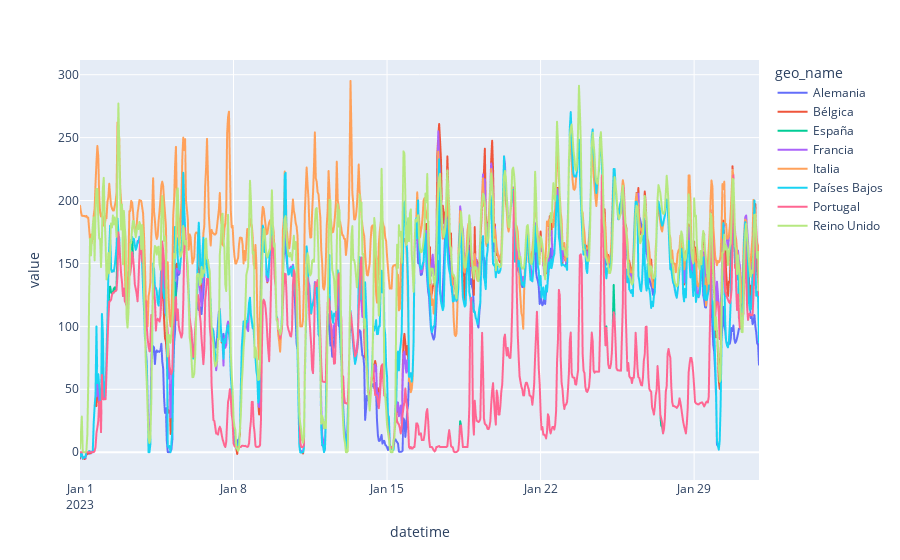

Notebook code for this chart:
### Code cell
px.line(df)

### Figure 1 — Plotly figure (JSON) as saved in the notebook; plotly's stock layout.template omitted (floating-point values rounded to 4 significant figures; data arrays with more than 128 entries replaced by an {"elided": "..."} marker saying what was removed)
{"data": [{"hovertemplate": "geo_name=Alemania<br>datetime=%{x}<br>value=%{y}<extra></extra>", "legendgroup": "Alemania", "line": {"color": "#636efa", "dash": "solid"}, "marker": {"symbol": "circle"}, "mode": "lines", "name": "Alemania", "showlegend": true, "type": "scattergl", "x": {"elided": "744 str values"}, "xaxis": "x", "y": {"elided": "744 float values"}, "yaxis": "y"}, {"hovertemplate": "geo_name=Bélgica<br>datetime=%{x}<br>value=%{y}<extra></extra>", "legendgroup": "Bélgica", "line": {"color": "#EF553B", "dash": "solid"}, "marker": {"symbol": "circle"}, "mode": "lines", "name": "Bélgica", "showlegend": true, "type": "scattergl", "x": {"elided": "744 str values"}, "xaxis": "x", "y": {"elided": "744 float values"}, "yaxis": "y"}, {"hovertemplate": "geo_name=España<br>datetime=%{x}<br>value=%{y}<extra></extra>", "legendgroup": "España", "line": {"color": "#00cc96", "dash": "solid"}, "marker": {"symbol": "circle"}, "mode": "lines", "name": "España", "showlegend": true, "type": "scattergl", "x": {"elided": "744 str values"}, "xaxis": "x", "y": {"elided": "744 float values"}, "yaxis": "y"}, {"hovertemplate": "geo_name=Francia<br>datetime=%{x}<br>value=%{y}<extra></extra>", "legendgroup": "Francia", "line": {"color": "#ab63fa", "dash": "solid"}, "marker": {"symbol": "circle"}, "mode": "lines", "name": "Francia", "showlegend": true, "type": "scattergl", "x": {"elided": "744 str values"}, "xaxis": "x", "y": {"elided": "744 float values"}, "yaxis": "y"}, {"hovertemplate": "geo_name=Italia<br>datetime=%{x}<br>value=%{y}<extra></extra>", "legendgroup": "Italia", "line": {"color": "#FFA15A", "dash": "solid"}, "marker": {"symbol": "circle"}, "mode": "lines", "name": "Italia", "showlegend": true, "type": "scattergl", "x": {"elided": "744 str values"}, "xaxis": "x", "y": {"elided": "744 float values"}, "yaxis": "y"}, {"hovertemplate": "geo_name=Países Bajos<br>datetime=%{x}<br>value=%{y}<extra></extra>", "legendgroup": "Países Bajos", "line": {"color": "#19d3f3", "dash": "solid"}, "marker": {"symbol": "circle"}, "mode": "lines", "name": "Países Bajos", "showlegend": true, "type": "scattergl", "x": {"elided": "744 str values"}, "xaxis": "x", "y": {"elided": "744 float values"}, "yaxis": "y"}, {"hovertemplate": "geo_name=Portugal<br>datetime=%{x}<br>value=%{y}<extra></extra>", "legendgroup": "Portugal", "line": {"color": "#FF6692", "dash": "solid"}, "marker": {"symbol": "circle"}, "mode": "lines", "name": "Portugal", "showlegend": true, "type": "scattergl", "x": {"elided": "744 str values"}, "xaxis": "x", "y": {"elided": "744 float values"}, "yaxis": "y"}, {"hovertemplate": "geo_name=Reino Unido<br>datetime=%{x}<br>value=%{y}<extra></extra>", "legendgroup": "Reino Unido", "line": {"color": "#B6E880", "dash": "solid"}, "marker": {"symbol": "circle"}, "mode": "lines", "name": "Reino Unido", "showlegend": true, "type": "scattergl", "x": {"elided": "744 str values"}, "xaxis": "x", "y": {"elided": "744 float values"}, "yaxis": "y"}], "layout": {"legend": {"title": {"text": "geo_name"}, "tracegroupgap": 0}, "margin": {"t": 60}, "xaxis": {"anchor": "y", "domain": [0, 1], "title": {"text": "datetime"}}, "yaxis": {"anchor": "x", "domain": [0, 1], "title": {"text": "value"}}}}
